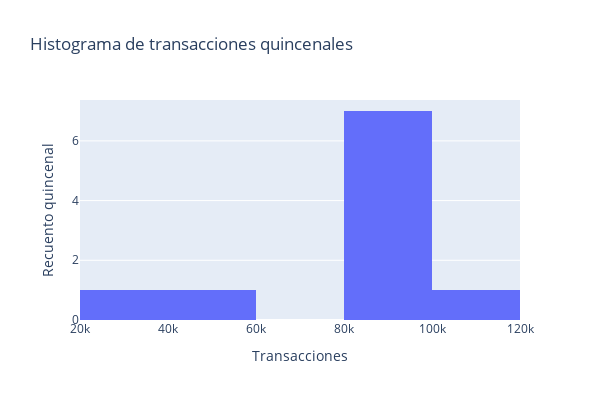

The cell this chart's notebook holds for it:
### Markdown cell above
### Histograma

### Code cell
df_grouped = data.resample('2W').size().reset_index(name='count')
fig = px.histogram(df_grouped, x='count', nbins=6, title='Histograma de transacciones quincenales',
                   labels={'count': 'Transacciones'})

fig.update_layout(width=600, height=400) 
fig.update_yaxes(title_text="Recuento quincenal")
fig.show()

### Figure 1 — Plotly figure (JSON) as saved in the notebook; plotly's stock layout.template omitted (floating-point values rounded to 4 significant figures)
{"data": [{"alignmentgroup": "True", "bingroup": "x", "hovertemplate": "Transacciones=%{x}<br>count=%{y}<extra></extra>", "legendgroup": "", "marker": {"color": "#636efa", "pattern": {"shape": ""}}, "name": "", "nbinsx": 6, "offsetgroup": "", "orientation": "v", "showlegend": false, "type": "histogram", "x": [46585, 83570, 101521, 88492, 88562, 84447, 89011, 87809, 80403, 25066], "xaxis": "x", "yaxis": "y"}], "layout": {"barmode": "relative", "height": 400, "legend": {"tracegroupgap": 0}, "title": {"text": "Histograma de transacciones quincenales"}, "width": 600, "xaxis": {"anchor": "y", "domain": [0, 1], "title": {"text": "Transacciones"}}, "yaxis": {"anchor": "x", "domain": [0, 1], "title": {"text": "Recuento quincenal"}}}}
